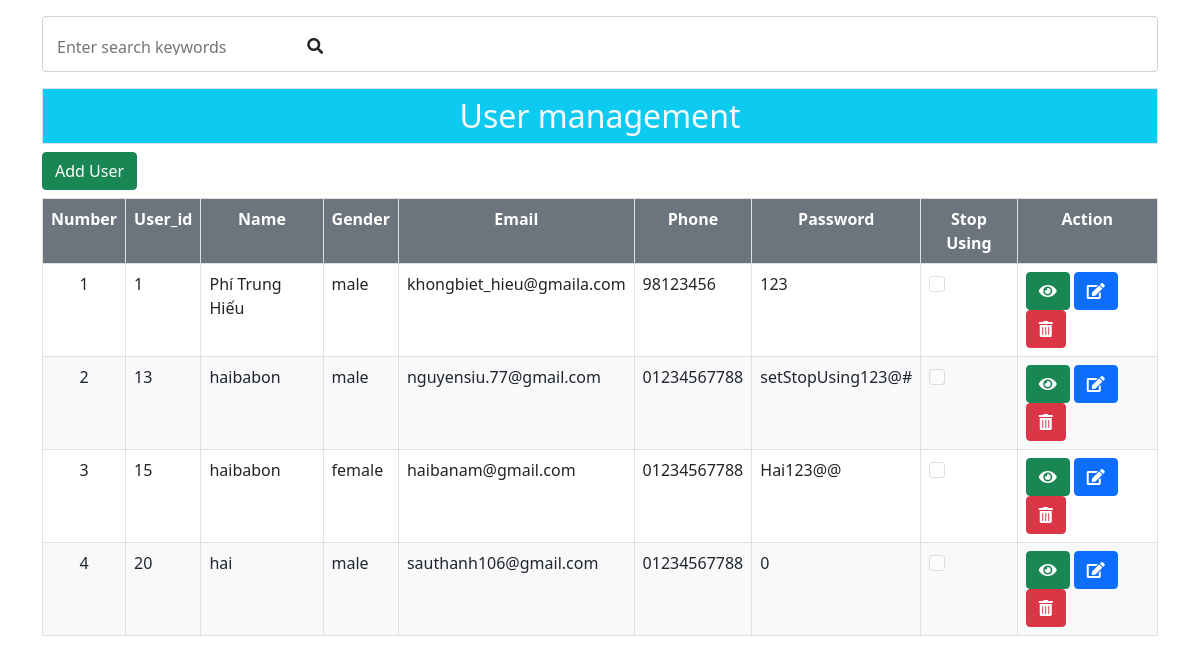
The app's page /view/index.php with its own data.
### tables this page shows
CREATE TABLE `useryii2` (
  `user_id` int(255) NOT NULL,
  `user_name` varchar(255) NOT NULL,
  `user_gender` int(1) NOT NULL,
  `user_email` varchar(255) NOT NULL,
  `user_tel` varchar(11) NOT NULL,
  `user_password` varchar(255) NOT NULL,
  `stop_using` int(1) NOT NULL,
  `created_at` varchar(20) NOT NULL,
  `updated_at` varchar(20) NOT NULL
);

### controller/UserController.php (called while the page is built, shortened)
<?php
include '../model/User.php';
class UserController
{
    public function showDatabase(){
        $User = new User();
        return $User->selectUser();
    }
}

### model/User.php (called while the page is built, shortened)
<?php
class User
{
    function connectToDatabase()
    {
        $host = "localhost";
        $username = "root";
        $password = "";
        $dbname = "yii2training_ha";
        try {
            $conn = new PDO("mysql:host=" . $host . ";dbname=" . $dbname . ";charset=utf8", $username, $password);
            $conn->setAttribute(PDO::ATTR_ERRMODE, PDO::ERRMODE_EXCEPTION);
            return $conn;
        } catch (PDOException $e) {
            echo "Connection failed: " . $e->getMessage();
        }
    }
    function selectUser()
    {
        $this->conn = $this->connectToDatabase();
        $sql = "SELECT * FROM `useryii2`";
        $query = $this->conn->prepare($sql);
        $query->execute();
        $row = array();
        while ($kq = $query->fetch(PDO::FETCH_ASSOC)) {
            array_push($row, $kq);
        }
        return $row;
    }
}

### view/index.php (the view, shortened to what this page needs)
<?php
include '../controller/UserController.php';
$UserController = new UserController();
$row = $UserController->showDatabase();
?>
<!DOCTYPE html>
<html lang="en">
<head>
    <link href="https://cdn.jsdelivr.net/npm/bootstrap@5.0.2/dist/css/bootstrap.min.css" rel="stylesheet">
    <link rel="stylesheet" href="https://use.fontawesome.com/releases/v5.15.4/css/all.css">
</head>
<body>
    <div class="container w-auto mt-3">
        <form action="<?php echo htmlspecialchars('search_user.php') ?>" method="post" class="form-control">
            <input type="search" class="mt-3 w-auto border-0 form-check-input" name="search_query" placeholder="Enter search keywords" required>
            <button type="submit" name="seach_submit" class="btn mt-1"><i class="fas fa-search"></i></button>
        </form>
        <div class="border bg-info mt-3">
            <h2 class="text-light text-center m-2">User management</h2>
        </div>
        <div class="mt-2">
            <a class="btn btn-success" href="add_user.php" role="button">Add User</a>
        </div>
        <table class='table table-bordered mt-2'>
            <tr class="text-white bg-secondary ">
                <th class="text-center">Number</th>
                <th class="text-center">User_id</th>
                <th class="text-center">Name</th>
                <th class="text-center">Gender</th>
                <th class="text-center">Email</th>
                <th class="text-center">Phone</th>
                <th class="text-center">Password</th>
                <th class="text-center">Stop Using</th>
                <th class="text-center">Action</th>
            </tr>
            <?php for ($i = 0; $i < count($row); $i++) { ?>
                <tr>
                    <td class="text-center"><?= $i + 1 ?></td>
                    <td><?= $row[$i]['user_id'] ?></td>
                    <td><?= $row[$i]['user_name'] ?></td>
                    <td><?= $row[$i]['user_gender'] == 0 ? "male" : "female" ?></td>
                    <td><?= $row[$i]['user_email'] ?></td>
                    <td><?= $row[$i]['user_tel'] ?></td>
                    <td><?= $row[$i]['user_password'] ?></td>
                    <td><input type="checkbox" disabled class="form-check-input" <?php if ($row[$i]['stop_using'] == '1') echo 'checked'; ?>></td>
                    <td class="border">
                        <a class="btn btn-success" href="info_user.php?id=<?= $row[$i]['user_id']; ?>" role="button" title="Info user"><i class="fas fa-eye"></i></a>
                        <a class="btn btn-primary" href="edit_user.php?id=<?= $row[$i]['user_id']; ?>" role="button" title="Edit user"><i class="fas fa-edit"></i></a>
                        <a class="btn btn-danger" href="delete_user.php?id=<?= $row[$i]['user_id']; ?>" role="button" title="Delete user"><i class="fas fa-trash-alt"></i></a>
                    </td>
                </tr>
            <?php } ?>
        </table>
    </div>
</body>
</html>

### view/index.php (style rules this page uses)
table tr:nth-child(odd) { background: #f8f9fa; }

### records on screen
useryii2: user_id "1", user_name "Phí Trung Hiếu", user_gender "male", user_email "khongbiet_hieu@gmaila.com", user_tel "98123456", user_password "123"
useryii2: user_id "13", user_name "haibabon", user_gender "male", user_email "nguyensiu.77@gmail.com", user_tel "01234567788", user_password "setStopUsing123@#"
useryii2: user_id "15", user_name "haibabon", user_gender "female", user_email "haibanam@gmail.com", user_tel "01234567788", user_password "Hai123@@"
useryii2: user_id "20", user_name "hai", user_gender "male", user_email "sauthanh106@gmail.com", user_tel "01234567788", user_password "0"
